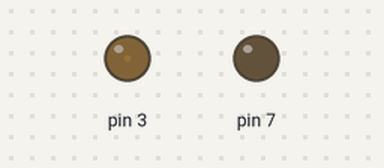
The sketch below on a simulated Arduino Uno, built with avr-gcc and run on an emulated ATmega328P. Shown: output pins drawn as LEDs (lit = HIGH).

Above: at 0.05 s.
At 1.15 s:
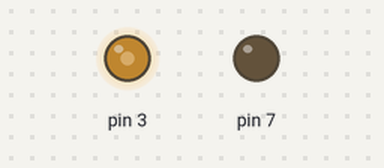
At 2.3 s:
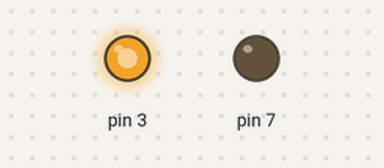
At 4.6 s:
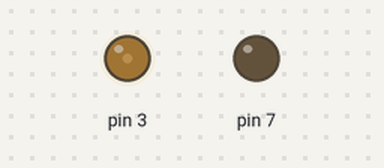
Timing chart, 0 to 6.7 s (numbered marks = the images above):
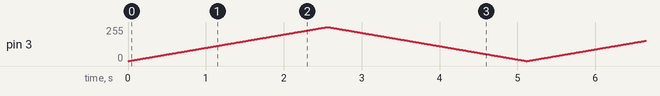

The sketch:

analog_led.ino
```cpp
void setup() {
  // put your setup code here, to run once:
  pinMode(7,OUTPUT);
}

void loop() {
  // put your main code here, to run repeatedly:
    /*digitalWrite(7,HIGH);
    delay(100);
    digitalWrite(7,LOW);
    delay(100);*/
    for(int i = 0; i < 256; i++){
      analogWrite(3,i);
      delay(10);
    }

    for(int i = 255; i >= 1; i--){
      analogWrite(3,i);
      delay(10);
    }

}
```
